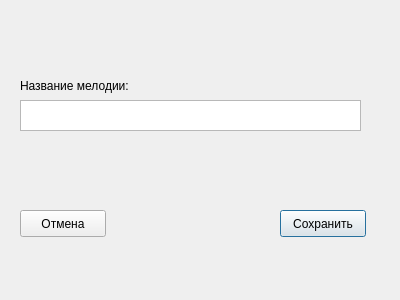
<?xml version="1.0" encoding="UTF-8"?>
<ui version="4.0">
 <class>Dialog</class>
 <widget class="QDialog" name="Dialog">
  <property name="geometry">
   <rect>
    <x>0</x>
    <y>0</y>
    <width>400</width>
    <height>300</height>
   </rect>
  </property>
  <property name="windowTitle">
   <string>Dialog</string>
  </property>
  <widget class="QPushButton" name="pushButton">
   <property name="geometry">
    <rect>
     <x>280</x>
     <y>210</y>
     <width>86</width>
     <height>27</height>
    </rect>
   </property>
   <property name="text">
    <string>Сохранить</string>
   </property>
  </widget>
  <widget class="QPushButton" name="pushButton_2">
   <property name="geometry">
    <rect>
     <x>20</x>
     <y>210</y>
     <width>86</width>
     <height>27</height>
    </rect>
   </property>
   <property name="text">
    <string>Отмена</string>
   </property>
  </widget>
  <widget class="QPlainTextEdit" name="plainTextEdit">
   <property name="geometry">
    <rect>
     <x>20</x>
     <y>100</y>
     <width>341</width>
     <height>31</height>
    </rect>
   </property>
  </widget>
  <widget class="QLabel" name="label">
   <property name="geometry">
    <rect>
     <x>20</x>
     <y>70</y>
     <width>141</width>
     <height>31</height>
    </rect>
   </property>
   <property name="text">
    <string>Название мелодии:</string>
   </property>
  </widget>
 </widget>
 <resources/>
 <connections/>
</ui>
